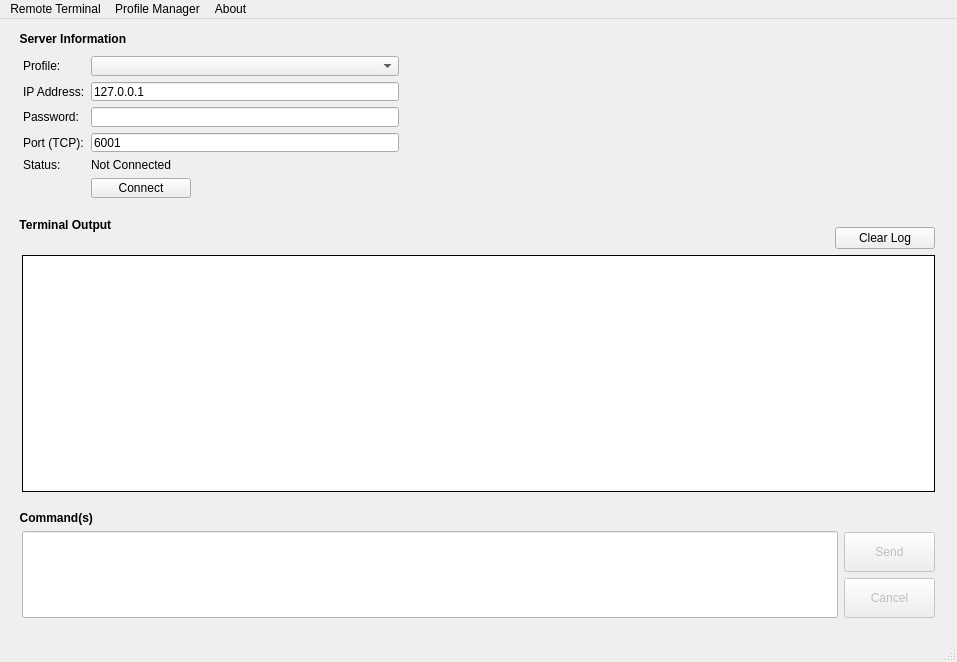
<?xml version="1.0" encoding="UTF-8"?>
<ui version="4.0">
 <class>frmMain</class>
 <widget class="QMainWindow" name="frmMain">
  <property name="geometry">
   <rect>
    <x>0</x>
    <y>0</y>
    <width>957</width>
    <height>662</height>
   </rect>
  </property>
  <property name="sizePolicy">
   <sizepolicy hsizetype="Expanding" vsizetype="Expanding">
    <horstretch>0</horstretch>
    <verstretch>0</verstretch>
   </sizepolicy>
  </property>
  <property name="windowTitle">
   <string>Remote Terminal [Client]</string>
  </property>
  <widget class="QWidget" name="centralWidget">
   <property name="sizePolicy">
    <sizepolicy hsizetype="Expanding" vsizetype="Expanding">
     <horstretch>0</horstretch>
     <verstretch>0</verstretch>
    </sizepolicy>
   </property>
   <layout class="QGridLayout" name="gridLayout_2">
    <item row="0" column="0">
     <widget class="QGroupBox" name="gboServerInformation">
      <property name="sizePolicy">
       <sizepolicy hsizetype="Expanding" vsizetype="Expanding">
        <horstretch>0</horstretch>
        <verstretch>0</verstretch>
       </sizepolicy>
      </property>
      <property name="minimumSize">
       <size>
        <width>0</width>
        <height>180</height>
       </size>
      </property>
      <property name="maximumSize">
       <size>
        <width>400</width>
        <height>180</height>
       </size>
      </property>
      <property name="font">
       <font>
        <weight>75</weight>
        <bold>true</bold>
       </font>
      </property>
      <property name="styleSheet">
       <string notr="true">QGroupBox
{
	border-top:15px solid transparent;
}</string>
      </property>
      <property name="title">
       <string>  Server Information</string>
      </property>
      <property name="flat">
       <bool>false</bool>
      </property>
      <layout class="QFormLayout" name="formLayout">
       <item row="1" column="0">
        <widget class="QLabel" name="lblIPAddress">
         <property name="text">
          <string>IP Address:</string>
         </property>
        </widget>
       </item>
       <item row="1" column="1">
        <widget class="QLineEdit" name="txtIPHost">
         <property name="text">
          <string>127.0.0.1</string>
         </property>
        </widget>
       </item>
       <item row="2" column="0">
        <widget class="QLabel" name="lblPassword">
         <property name="text">
          <string>Password:</string>
         </property>
        </widget>
       </item>
       <item row="2" column="1">
        <widget class="QLineEdit" name="txtPassword">
         <property name="text">
          <string/>
         </property>
         <property name="echoMode">
          <enum>QLineEdit::Password</enum>
         </property>
        </widget>
       </item>
       <item row="3" column="0">
        <widget class="QLabel" name="lblPort">
         <property name="text">
          <string>Port (TCP):</string>
         </property>
        </widget>
       </item>
       <item row="3" column="1">
        <widget class="QLineEdit" name="txtPort">
         <property name="text">
          <string>6001</string>
         </property>
         <property name="maxLength">
          <number>5</number>
         </property>
        </widget>
       </item>
       <item row="4" column="0">
        <widget class="QLabel" name="lbLStatus">
         <property name="text">
          <string>Status:</string>
         </property>
        </widget>
       </item>
       <item row="4" column="1">
        <widget class="QLabel" name="lblStatus">
         <property name="text">
          <string>Not Connected</string>
         </property>
        </widget>
       </item>
       <item row="5" column="0">
        <spacer name="horizontalSpacer2">
         <property name="orientation">
          <enum>Qt::Horizontal</enum>
         </property>
         <property name="sizeHint" stdset="0">
          <size>
           <width>40</width>
           <height>20</height>
          </size>
         </property>
        </spacer>
       </item>
       <item row="5" column="1">
        <widget class="QPushButton" name="btnConnect">
         <property name="minimumSize">
          <size>
           <width>100</width>
           <height>0</height>
          </size>
         </property>
         <property name="maximumSize">
          <size>
           <width>100</width>
           <height>16777215</height>
          </size>
         </property>
         <property name="text">
          <string>Connect</string>
         </property>
        </widget>
       </item>
       <item row="0" column="1">
        <widget class="QComboBox" name="cboSelectedProfile"/>
       </item>
       <item row="0" column="0">
        <widget class="QLabel" name="lblProfile">
         <property name="text">
          <string>Profile:</string>
         </property>
        </widget>
       </item>
      </layout>
      <zorder>txtIPHost</zorder>
      <zorder>txtPassword</zorder>
      <zorder>lblIPAddress</zorder>
      <zorder>lblPassword</zorder>
      <zorder>txtPort</zorder>
      <zorder>lblPort</zorder>
      <zorder>lbLStatus</zorder>
      <zorder>lblStatus</zorder>
      <zorder>horizontalSpacer2</zorder>
      <zorder>btnConnect</zorder>
      <zorder>cboSelectedProfile</zorder>
      <zorder>lblProfile</zorder>
     </widget>
    </item>
    <item row="1" column="0">
     <widget class="QGroupBox" name="gboTerminalOutput">
      <property name="sizePolicy">
       <sizepolicy hsizetype="Expanding" vsizetype="Expanding">
        <horstretch>0</horstretch>
        <verstretch>0</verstretch>
       </sizepolicy>
      </property>
      <property name="font">
       <font>
        <weight>75</weight>
        <bold>true</bold>
       </font>
      </property>
      <property name="styleSheet">
       <string notr="true">QGroupBox
{
	border:none;
}</string>
      </property>
      <property name="title">
       <string>  Terminal Output</string>
      </property>
      <layout class="QGridLayout" name="gridLayout">
       <item row="1" column="1">
        <widget class="QPushButton" name="btnClearLog">
         <property name="minimumSize">
          <size>
           <width>100</width>
           <height>0</height>
          </size>
         </property>
         <property name="maximumSize">
          <size>
           <width>100</width>
           <height>16777215</height>
          </size>
         </property>
         <property name="text">
          <string>Clear Log</string>
         </property>
        </widget>
       </item>
       <item row="1" column="0">
        <spacer name="horizontalSpacer">
         <property name="orientation">
          <enum>Qt::Horizontal</enum>
         </property>
         <property name="sizeHint" stdset="0">
          <size>
           <width>40</width>
           <height>0</height>
          </size>
         </property>
        </spacer>
       </item>
       <item row="2" column="0" colspan="2">
        <widget class="QTextEdit" name="txtTerminalOutput">
         <property name="autoFillBackground">
          <bool>false</bool>
         </property>
         <property name="styleSheet">
          <string notr="true">QTextEdit#txtTerminalOutput
{
	background-color:white;
	color: black;
}</string>
         </property>
         <property name="frameShape">
          <enum>QFrame::Box</enum>
         </property>
         <property name="frameShadow">
          <enum>QFrame::Plain</enum>
         </property>
         <property name="lineWidth">
          <number>1</number>
         </property>
         <property name="verticalScrollBarPolicy">
          <enum>Qt::ScrollBarAsNeeded</enum>
         </property>
         <property name="horizontalScrollBarPolicy">
          <enum>Qt::ScrollBarAsNeeded</enum>
         </property>
         <property name="readOnly">
          <bool>true</bool>
         </property>
        </widget>
       </item>
      </layout>
     </widget>
    </item>
    <item row="2" column="0">
     <widget class="QGroupBox" name="gboCommands">
      <property name="sizePolicy">
       <sizepolicy hsizetype="Expanding" vsizetype="Expanding">
        <horstretch>0</horstretch>
        <verstretch>0</verstretch>
       </sizepolicy>
      </property>
      <property name="minimumSize">
       <size>
        <width>0</width>
        <height>120</height>
       </size>
      </property>
      <property name="maximumSize">
       <size>
        <width>16777215</width>
        <height>120</height>
       </size>
      </property>
      <property name="font">
       <font>
        <weight>75</weight>
        <bold>true</bold>
       </font>
      </property>
      <property name="styleSheet">
       <string notr="true">QGroupBox
{
	border:none;
}</string>
      </property>
      <property name="title">
       <string>  Command(s)</string>
      </property>
      <layout class="QGridLayout" name="gridLayout_3">
       <item row="3" column="1">
        <widget class="QPushButton" name="btnCancel">
         <property name="enabled">
          <bool>false</bool>
         </property>
         <property name="minimumSize">
          <size>
           <width>91</width>
           <height>40</height>
          </size>
         </property>
         <property name="maximumSize">
          <size>
           <width>91</width>
           <height>40</height>
          </size>
         </property>
         <property name="text">
          <string>Cancel</string>
         </property>
        </widget>
       </item>
       <item row="1" column="0" rowspan="3">
        <widget class="QLineEdit" name="txtCommand">
         <property name="enabled">
          <bool>false</bool>
         </property>
         <property name="sizePolicy">
          <sizepolicy hsizetype="Expanding" vsizetype="Expanding">
           <horstretch>0</horstretch>
           <verstretch>0</verstretch>
          </sizepolicy>
         </property>
         <property name="minimumSize">
          <size>
           <width>790</width>
           <height>87</height>
          </size>
         </property>
         <property name="maximumSize">
          <size>
           <width>16777215</width>
           <height>81</height>
          </size>
         </property>
         <property name="autoFillBackground">
          <bool>false</bool>
         </property>
         <property name="styleSheet">
          <string notr="true">QLineEdit#txtCommand
{
	background-color:white;
	color: black;
}</string>
         </property>
         <property name="frame">
          <bool>true</bool>
         </property>
         <property name="alignment">
          <set>Qt::AlignLeading|Qt::AlignLeft|Qt::AlignTop</set>
         </property>
        </widget>
       </item>
       <item row="2" column="1">
        <widget class="QPushButton" name="btnSend">
         <property name="enabled">
          <bool>false</bool>
         </property>
         <property name="sizePolicy">
          <sizepolicy hsizetype="Expanding" vsizetype="Expanding">
           <horstretch>0</horstretch>
           <verstretch>0</verstretch>
          </sizepolicy>
         </property>
         <property name="minimumSize">
          <size>
           <width>91</width>
           <height>40</height>
          </size>
         </property>
         <property name="maximumSize">
          <size>
           <width>91</width>
           <height>40</height>
          </size>
         </property>
         <property name="text">
          <string>Send</string>
         </property>
         <property name="autoDefault">
          <bool>true</bool>
         </property>
         <property name="default">
          <bool>true</bool>
         </property>
        </widget>
       </item>
       <item row="0" column="0">
        <spacer name="verticalSpacer">
         <property name="orientation">
          <enum>Qt::Vertical</enum>
         </property>
         <property name="sizeHint" stdset="0">
          <size>
           <width>20</width>
           <height>40</height>
          </size>
         </property>
        </spacer>
       </item>
      </layout>
     </widget>
    </item>
   </layout>
  </widget>
  <widget class="QMenuBar" name="ctrlMenuBar">
   <property name="geometry">
    <rect>
     <x>0</x>
     <y>0</y>
     <width>957</width>
     <height>19</height>
    </rect>
   </property>
   <widget class="QMenu" name="menuRemoteTerminal">
    <property name="title">
     <string>Remote Terminal</string>
    </property>
    <addaction name="itemExit"/>
   </widget>
   <widget class="QMenu" name="menuAbout">
    <property name="title">
     <string>About</string>
    </property>
    <addaction name="itemWebsite"/>
    <addaction name="itemAboutRemoteTerminal"/>
   </widget>
   <widget class="QMenu" name="menuProfileManager">
    <property name="title">
     <string>Profile Manager</string>
    </property>
    <addaction name="itemOpenProfileManager"/>
   </widget>
   <addaction name="menuRemoteTerminal"/>
   <addaction name="menuProfileManager"/>
   <addaction name="menuAbout"/>
  </widget>
  <widget class="QStatusBar" name="ctrlStatus"/>
  <action name="itemAboutRemoteTerminal">
   <property name="text">
    <string>About Remote Terminal [Client]</string>
   </property>
  </action>
  <action name="itemExit">
   <property name="text">
    <string>Exit Application</string>
   </property>
  </action>
  <action name="itemWebsite">
   <property name="text">
    <string>Website</string>
   </property>
  </action>
  <action name="itemOpenProfileManager">
   <property name="text">
    <string>Open Manager</string>
   </property>
  </action>
 </widget>
 <layoutdefault spacing="6" margin="11"/>
 <resources/>
 <connections/>
</ui>
